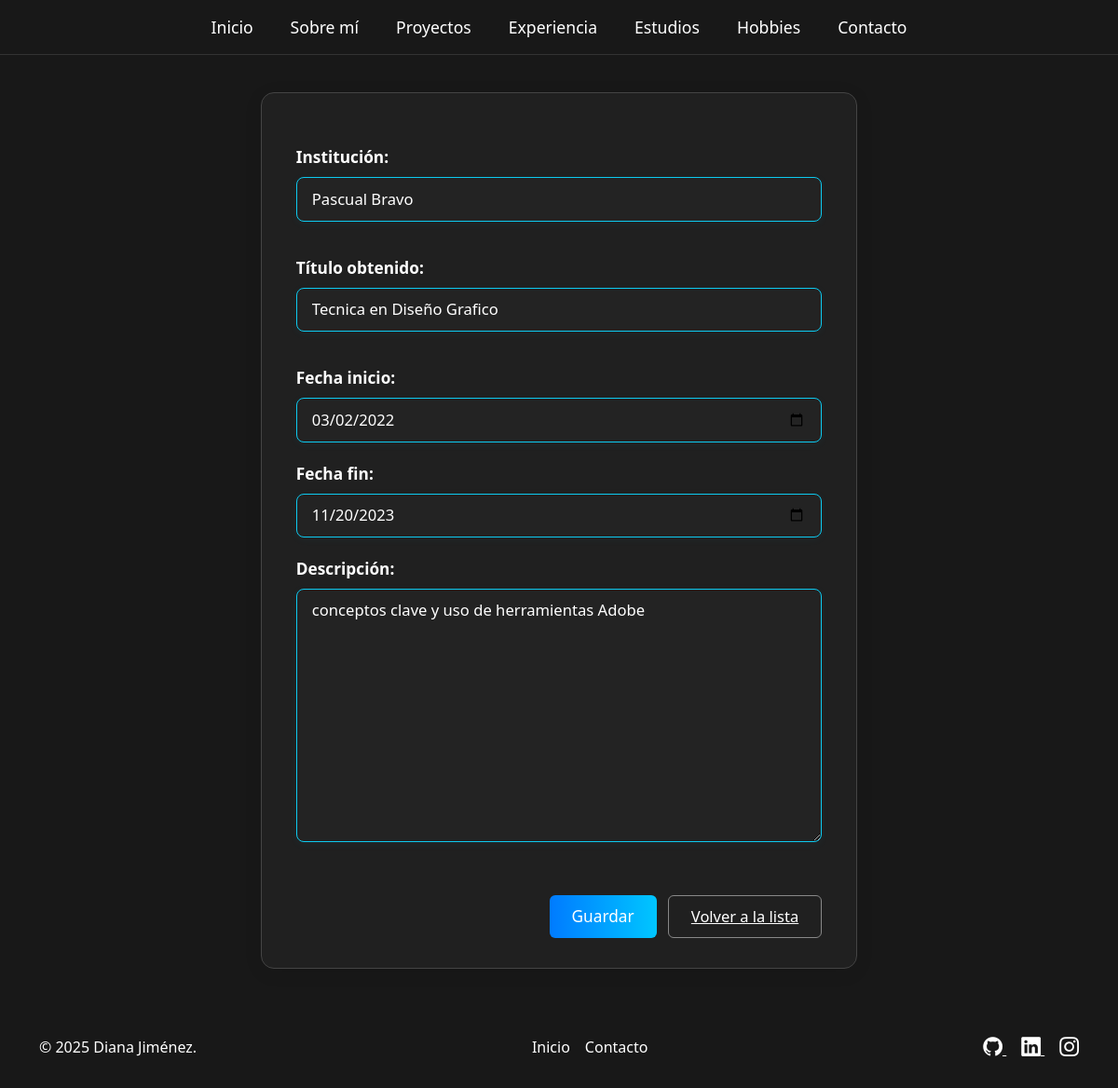
Page /estudios/editar/1/ on the committed database.
### portafolio_app/models.py (models this page shows, shortened)
class Estudio(models.Model):
    institucion = models.CharField(max_length=120)
    titulo_obtenido = models.CharField(max_length=120)
    fecha_inicio = models.DateField()
    fecha_fin = models.DateField(null=True, blank=True)
    descripcion = models.TextField(blank=True)

### portafolio_app/views.py (the view)
# urls.py: path('estudios/editar/<int:pk>/', views.editar_estudio, name='editar_estudio'),
def editar_estudio(request, pk):
    estudio = get_object_or_404(Estudio, pk=pk)
    form = EstudioForm(request.POST or None, instance=estudio)
    if form.is_valid():
        form.save()
        return redirect('lista_estudios')
    return render(request, 'portafolio/formulario_estudio.html', {'form': form})

### portafolio_app/forms.py
class EstudioForm(forms.ModelForm):
    class Meta:
        model = Estudio
        fields = ['institucion', 'titulo_obtenido', 'fecha_inicio', 'fecha_fin', 'descripcion']
        widgets = {
            'fecha_inicio': forms.DateInput(attrs={'type': 'date', 'class': 'form-control'}),
            'fecha_fin': forms.DateInput(attrs={'type': 'date', 'class': 'form-control'}),
        }

### portafolio_app/templates/portafolio/formulario_estudio.html (shortened to what this page needs)
{% extends 'portafolio/base.html' %}
{% block contenido %}
<div class="crud-form">
    <form method="post">
        <div class="mb-3">
            <label for="id_institucion">Institución:</label>
            {{ form.institucion }}
        </div>
        <div class="mb-3">
            <label for="id_titulo_obtenido">Título obtenido:</label>
            {{ form.titulo_obtenido }}
        </div>
        <div class="mb-3">
            <label for="id_fecha_inicio">Fecha inicio:</label>
            {{ form.fecha_inicio }}
        </div>
        <div class="mb-3">
            <label for="id_fecha_fin">Fecha fin:</label>
            {{ form.fecha_fin }}
        </div>
        <div class="mb-3">
            <label for="id_descripcion">Descripción:</label>
            {{ form.descripcion }}
        </div>
        <div class="crud-form-actions">
            <button type="submit" class="crud-btn-primary">Guardar</button>
            <a href="{% url 'lista_estudios' %}" class="crud-btn-secondary">Volver a la lista</a>
        </div>
    </form>
</div>
{% endblock %}

### static/css/styles.css (style rules this page uses)
html, body { min-height: 100vh; background: #181818; }
body { display: flex; flex-direction: column; height: 100vh; color: #fff; }
body, h1, h2, h3, h4, h5, h6, p, ul, ol, li, label, span, a, .lead { color: #fff; }
.form-control, input, textarea, select { background-color: #2c2c2c; color: #e0e0e0; border: 1px solid #444; border-radius: 4px; padding: 10px; }
.form-control::placeholder, input::placeholder, textarea::placeholder, select::placeholder { color: #bdbdbd; }

### static/css/crud_portafolio.css (style rules this page uses)
.crud-form { background: #202020; border: 1px solid #444; border-radius: 14px; box-shadow: 0 4px 20px rgba(0, 0, 0, 0.08); padding: 2rem 2.3rem; max-width: 640px; margin: 2.5rem auto; color: #fff; }
.crud-form label { font-weight: bold; color: #fff; font-size: 1.08rem; margin-bottom: 0.5rem; display: block; }
.crud-form input, .crud-form textarea, .crud-form select { background: #232323; color: #fff; border: 1.7px solid #0dcaf0; border-radius: 8px; padding: 0.65rem 1rem; margin-bottom: 1.3rem; width: 100%; font-size: 1.04rem; transition: border-color 0.2s, box-shadow 0.2s; box-shadow: 0 2px 10px rgba(13, 202, 240, 0.05); }
.crud-form .crud-btn-primary { background: linear-gradient(90deg, #007bff 0%, #00c6ff 100%); color: #fff; border: none; border-radius: 6px; padding: 0.6rem 1.5rem; font-weight: 500; font-size: 1.08rem; cursor: pointer; transition: background 0.2s, transform 0.2s; margin-right: 0.5rem; margin-top: 0.5rem; display: inline-block; }
.crud-form .crud-btn-secondary { background: none; color: #fff; border: 1.5px solid #888; border-radius: 6px; padding: 0.6rem 1.5rem; font-size: 1.03rem; cursor: pointer; margin-top: 0.7rem; transition: background 0.2s, color 0.2s, border-color 0.2s; display: inline-block; }
.crud-form .crud-form-actions { text-align: right; margin-top: 1.2rem; }

### static/css/estudios.css (style rules this page uses)
body { background: #181818; }

### rows in the picture
Estudio: institucion "Pascual Bravo", titulo_obtenido "Tecnica en Diseño Grafico", fecha_inicio "03/02/2022", fecha_fin "11/20/2023", descripcion "conceptos clave y uso de herramientas Adobe"
